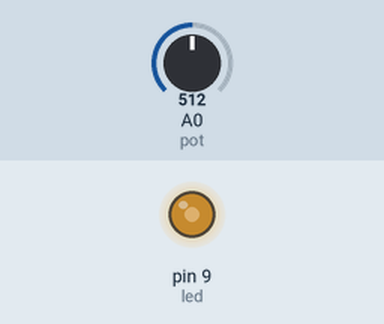
This sketch was run on a simulated Arduino Uno, built with avr-gcc and run on an emulated ATmega328P. On the bench: output pins drawn as LEDs (lit = HIGH). The inputs (shaded band) are chosen by the test bench; at power-on: A0 (pot) = 512.

Above: at 1.2 s.
1.3 s: A0 (pot) set to 716
At 1.9 s:
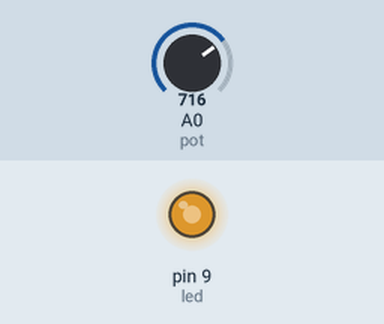
2.8 s: A0 (pot) set to 900
At 4.0 s:
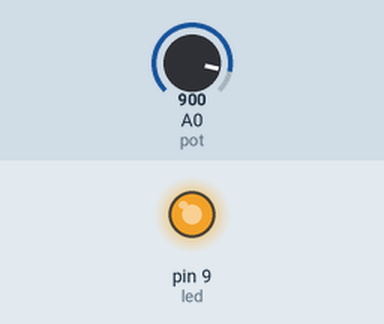
4.3 s: A0 (pot) set to 122
At 5.4 s:
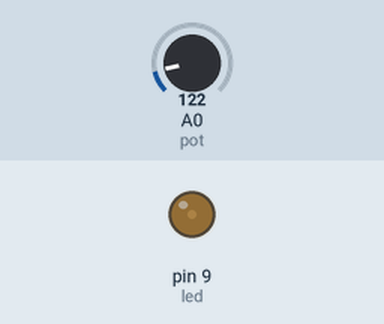
5.8 s: A0 (pot) set to 0
At 6.5 s:
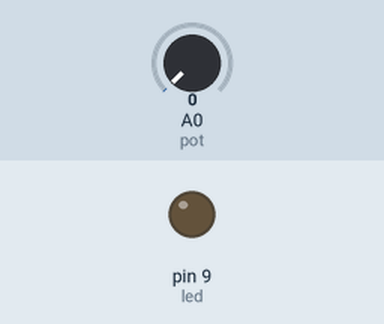
Timing chart, 0 to 8.3 s (numbered marks = the images above; inputs shaded):
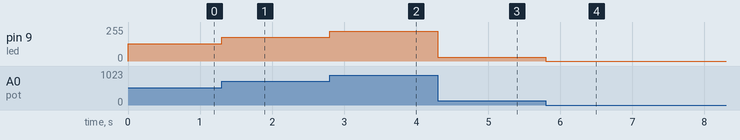

Measured:
- after the input at 1.3 s, pin 9 (led): 128/255 → 179/255 at once
- after the input at 2.8 s, pin 9 (led): 179/255 → 225/255 at once
- after the input at 4.3 s, pin 9 (led): 225/255 → 30/255 at once
- after the input at 5.8 s, pin 9 (led): 30/255 → 0/255 at once

The sketch:

_3._potentiometer.ino
```cpp
// даём имена пинов со светодиодом
// и потенциометром
#define led 9
#define pot A0

void setup()
{
// пин со светодиодом — выход
pinMode(led, OUTPUT);

// пин с потенциометром - вход
pinMode(pot, INPUT);
}

void loop()
{
// объявляем переменную x
int x;

// считываем напряжение с потенциометра:
// будет получено число от 0 до 1023
// делим его на 4, получится число в диапозоне
// 0-255 (дробная часть будет отброшена)
x = analogRead(pot) / 4;

// выдаём результат на светодиод
analogWrite(led, x);

}
```
